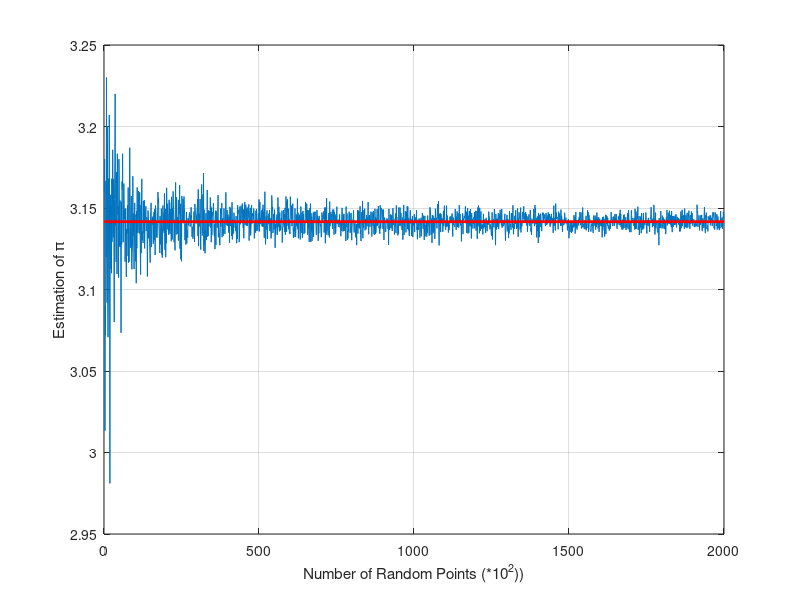
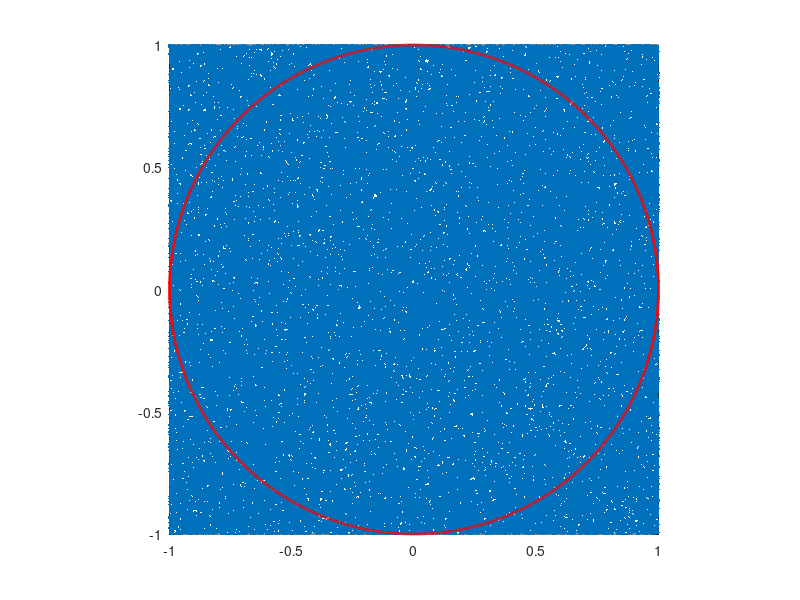

Write the MATLAB code that produced these figures, in order.
% YSL.ACL.ESE.INU
close all; clear all;

k=100;
M=2000;
m=0;
pp=zeros(1,M); % zeros(sz1, ..., szM): 1*M 크기의 영행렬 반환.

for N = k:k:k*M % for N = start:step:end -> N=k, 2k, 3k, ..., (M-1)k, Mk
    m = m + 1;
% -1 <= y <= 1, -1 <= x <= 1 구간에 N개의 점을 찍는다. (N개의 x, y 생성.)
    x = -1 + 2 * rand(1, N); % rand(1, N): a 1*N matrix of uniformly distributed random numbers between 0 and 1.
    y = -1 + 2 * rand(1, N); % -1 <= y <= 1, -1 <= x <= 1이어야 한다.
    z = sqrt(x.^2 + y.^2); % z(i) = x(i)^2 + y(i)^2 to every i.

%    c = 0;
%    d = 0;

%    for i = 1 : N % 방금 생성한 좌표들이 단위원 내부에 있는지 확인.
%        if z(i)<=1 % (x, y)가 단위원 내부에 있다면 (x^2 + y^2 = z^2 <= 1)
%            c = c + 1; % count 늘리기.
%        else
%            d = d + 1; % 단위원 바깥의 점. c + d = 1*1 정사각형 내부의 점.
%        end
%    end

% 너무 오래 걸려서 위 주석 처리된 코드를 아래 코드로 조금 바꿨습니다. 제 노트북이 불타려고 했습니다.
    c = sum(z <= 1); % 단위원 내부에 있는 점들을 센다. (sum: 조건식을 주면 조건에 해당하는 값들의 개수를 센다.)
    d = N - c;

    pp(m) = 4*c/N; % matlab은 인덱스가 1부터 시작. pi 값을 구한 걸 저장.
    % 정사각형 면적 4r^2. 전체 면적에 찍힌 점 개수 N. (r^2=>N/4)
    % 단위원 면적 pi*r^2. 내부에 찍힌 점 개수 c=pi*N/4. (pi=>4c/N)
end

figure(1);clf; % 1번 창 열고 기존 그림 지우기(clf).
plot(1:M,pp);grid;hold on; % x= [1, M], y= 각 pp값
plot([1 M],[pi pi],'r','LineWidth',2); % x 구간 [1, M]에 대해 직선 y=pi 긋는다.
xlabel('Number of Random Points (*10^2))');
ylabel('Estimation of \pi');

figure(2);clf;
plot(x,y,'.'); hold on; grid; % 모든 (x, y)에 점을 찍는다.
xx=-1:0.001:1; % [-1, 1] 구간에 0.001 간격의 벡터 생성.
plot(xx,sqrt(1-xx.^2),'r','LineWidth',2); % y=sqrt(1 - x^2) x축 위 1/2원 그리는 함수.
plot(xx,-sqrt(1-xx.^2),'r','LineWidth',2);  % y=-sqrt(1 - x^2) x축 아래 1/2원 그리는 함수.

pbaspect([1 1 1]);  % 박스 비율 x:y:z = 1:1:1

format long
mean(pp(1500:2000))